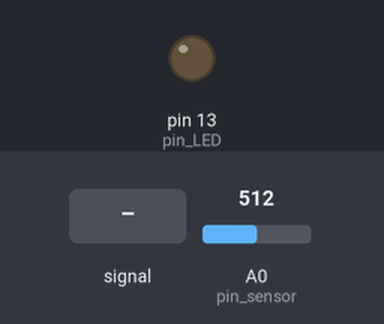
The sketch below on a simulated Arduino Uno, built with avr-gcc and run on an emulated ATmega328P. On the bench: output pins drawn as LEDs (lit = HIGH). Inputs (shaded band) come from the test bench; at power-on: A0 (pin_sensor) = 512. What the sketch prints to the serial monitor is not drawn.

Above: at 0.01 s.
At 1.2 s:
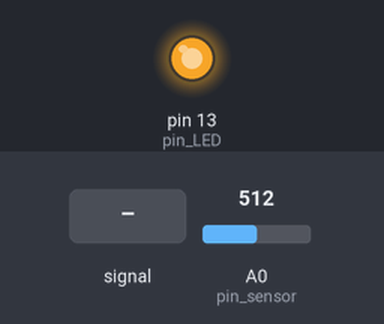
1.3 s: A0 (pin_sensor) fed a 200 Hz sine of ±81 counts around its level
3.3 s: A0 (pin_sensor) set to 716
5.4 s: A0 (pin_sensor) fed a 1000 Hz sine of ±255 counts around its level
7.2 s: A0 (pin_sensor) fed a 2 Hz sine of ±306 counts around its level
9.0 s: A0 (pin_sensor) set to 900
Timing chart, 0 to 12.0 s (numbered marks = the images above; inputs shaded):
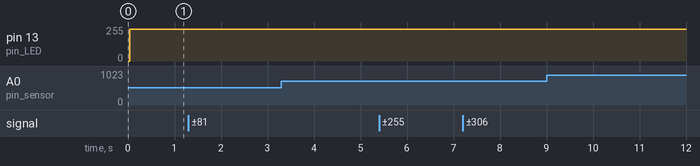

Measured:
- after the input at 1.3 s, every drawn part: stays the same
- after the input at 3.3 s, every drawn part: stays the same
- after the input at 5.4 s, every drawn part: stays the same
- after the input at 7.2 s, every drawn part: stays the same
- after the input at 9.0 s, every drawn part: stays the same

The sketch:

OEOLIS_sensor.ino
```cpp
// Organic Evolution Of Light Into Sound
// OEOLIS_sensor, by 220

// GPLv2 license

// parameters
const int pin_sensor = A0;
const int pin_LED = 13;

const long serial_rate = 115200;
int serial_delay = 1;

void setup () {
  // Serial init
  Serial.begin (serial_rate);
  // pins init
  pinMode (pin_sensor, INPUT);
  pinMode (pin_LED, OUTPUT);

  // delay adjustment
  serial_delay/= 2;
}
void loop () {
  // turn LED on
  digitalWrite (pin_LED, HIGH);

  // read, convert and send...
  Serial.write (char (map (analogRead (pin_sensor), 0, 1024, 0, 255)));
  // wait a sec...
  delay (serial_delay);

  // turn LED off
  digitalWrite (pin_LED, LOW);
  // wait a sec...
  delay (serial_delay);
}
// spiritual: r=0 | material: r>0 | mind: r>=0
```
